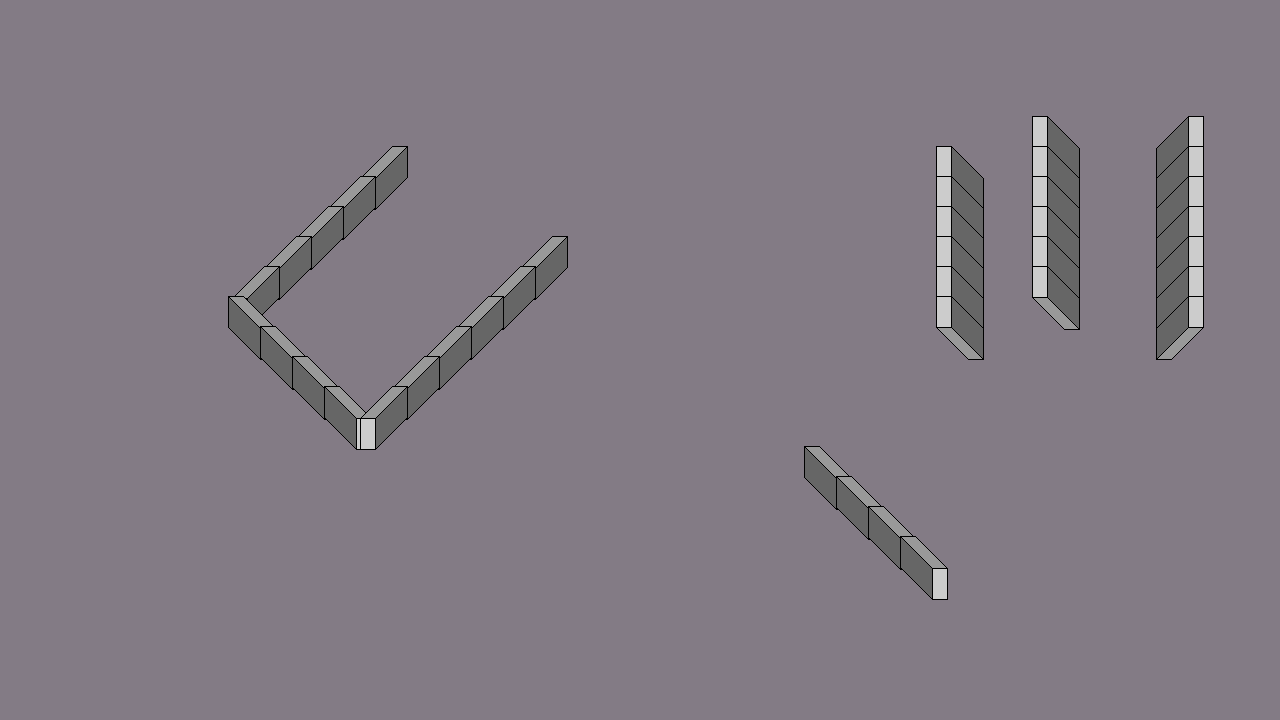

This is a level from a 2D game, rendered from its Tiled map with the project's own tilesets. A one-line summary and the map file follow, with tile-layer data summarised:
An orthogonal 40x24 tile map with 32x30 px tiles, 2 tile layers (Layer1, Layer2), 2 tilesets.

<map version="1.0" tiledversion="2018.05.24" orientation="orthogonal" renderorder="right-down" width="40" height="24" tilewidth="32" tileheight="30" infinite="0" nextlayerid="3" nextobjectid="1">
 <tileset firstgid="1" source="grey.tsx" />
 <tileset firstgid="5" source="perspective_walls.tsx" />
 <layer id="1" name="Layer1" width="40" height="24">
  <data>[960 cells, 960 non-empty, 4 distinct tile ids]</data>
 </layer>
 <layer id="2" name="Layer2" width="40" height="24">
  <data>[960 cells, 38 non-empty, 1 distinct tile ids]</data>
 </layer>
</map>
